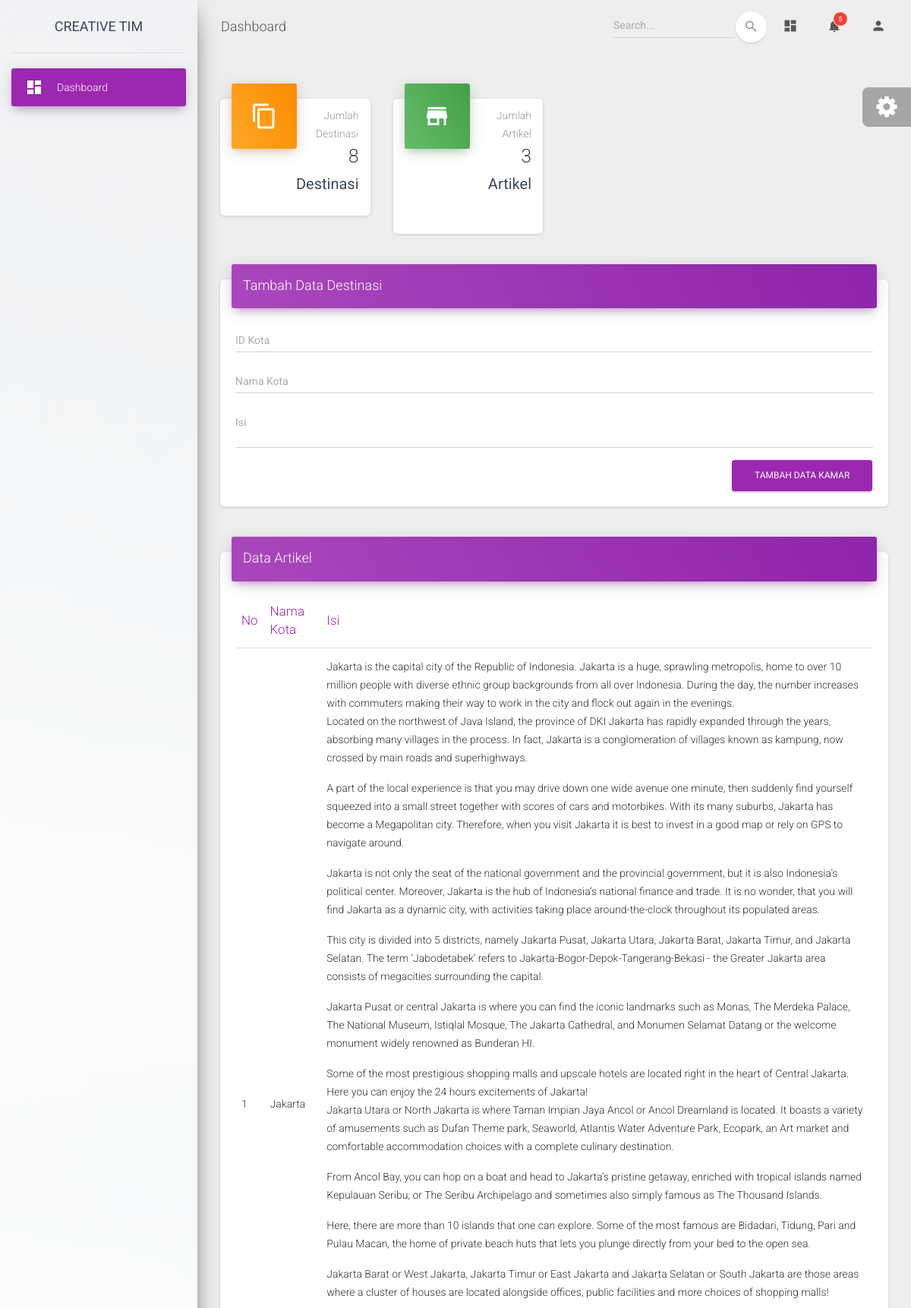
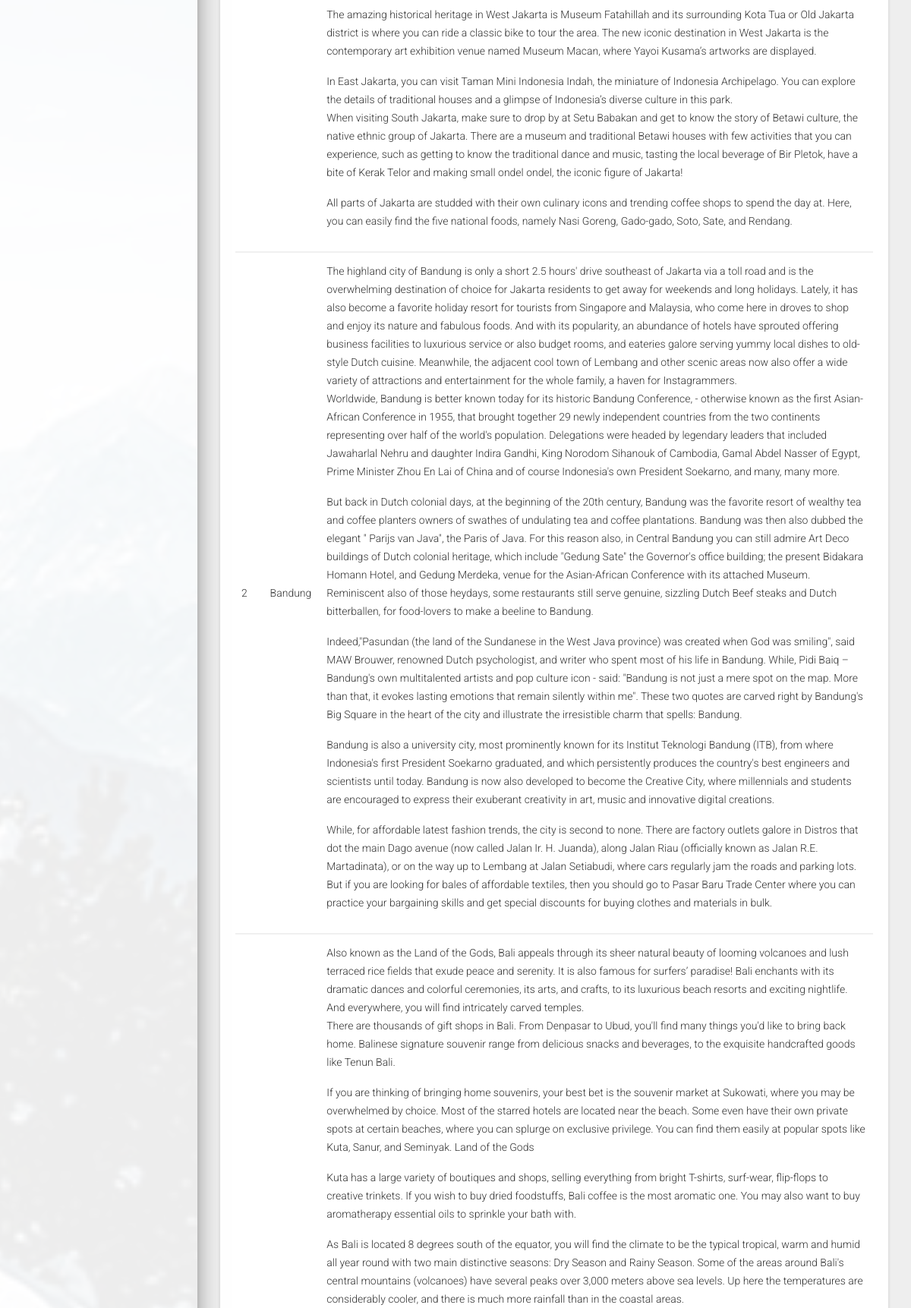
The page /admin/examples/tambahartikel.php (upper part) on the database its author committed (2 pictures, top to bottom).
### tables this page shows
CREATE TABLE `article` (
  `id` int(11) NOT NULL,
  `judul` varchar(100) NOT NULL,
  `isi` text NOT NULL
);

### admin/examples/tambahartikel.php (the view, shortened to what this page needs)
<!DOCTYPE html>
<html lang="en">
<head>
  <link rel="stylesheet" href="https://maxcdn.bootstrapcdn.com/font-awesome/latest/css/font-awesome.min.css">
  <link href="../assets/css/material-dashboard.css?v=2.1.2" rel="stylesheet" />
  <link href="../assets/demo/demo.css" rel="stylesheet" />
</head>
<body class="">
  <div class="wrapper ">
    <div class="sidebar" data-color="purple" data-background-color="white" data-image="../assets/img/sidebar-1.jpg">
      <div class="logo"><a href="http://www.creative-tim.com" class="simple-text logo-normal">
          Creative Tim
        </a></div>
      <div class="sidebar-wrapper">
        <ul class="nav">
          <li class="nav-item active  ">
            <a class="nav-link" href="./dashboard.php">
              <i class="material-icons">dashboard</i>
              <p>Dashboard</p>
            </a>
          </li>
        </ul>
      </div>
    </div>
    <div class="main-panel">
      <nav class="navbar navbar-expand-lg navbar-transparent navbar-absolute fixed-top ">
        <div class="container-fluid">
          <div class="navbar-wrapper">
            <a class="navbar-brand" href="javascript:;">Dashboard</a>
          </div>
          <div class="collapse navbar-collapse justify-content-end">
            <form class="navbar-form">
              <div class="input-group no-border">
                <input type="text" value="" class="form-control" placeholder="Search...">
                <button type="submit" class="btn btn-white btn-round btn-just-icon">
                  <i class="material-icons">search</i>
                  <div class="ripple-container"></div>
                </button>
              </div>
            </form>
            <ul class="navbar-nav">
              <li class="nav-item">
                <a class="nav-link" href="javascript:;">
                  <i class="material-icons">dashboard</i>
                </a>
              </li>
              <li class="nav-item dropdown">
                <a class="nav-link" href="http://example.com" id="navbarDropdownMenuLink" data-toggle="dropdown" aria-haspopup="true" aria-expanded="false">
                  <i class="material-icons">notifications</i>
                  <span class="notification">5</span>
                </a>
              </li>
              <li class="nav-item dropdown">
                <a class="nav-link" href="javascript:;" id="navbarDropdownProfile" data-toggle="dropdown" aria-haspopup="true" aria-expanded="false">
                  <i class="material-icons">person</i>
                </a>
              </li>
            </ul>
          </div>
        </div>
      </nav>
      <div class="content">
        <div class="container-fluid">
          <div class="row">
            <div class="col-lg-3 col-md-6 col-sm-6">
              <div class="card card-stats">
                <div class="card-header card-header-warning card-header-icon">
                  <div class="card-icon">
                    <i class="material-icons">content_copy</i>
                  </div>
                  <p class="card-category">Jumlah Destinasi</p>
                  <h3 class="card-title">
                      <?php
                      include '../../koneksi.php';
                      $query = mysqli_query($koneksi,"SELECT * from destination");
                      $num = mysqli_num_rows($query);
                      echo $num;
                      ?>
                    <small>Destinasi</small>
                  </h3>
                </div><br>
              </div>
            </div>
            <div class="col-lg-3 col-md-6 col-sm-6">
              <div class="card card-stats">
                <div class="card-header card-header-success card-header-icon">
                  <div class="card-icon">
                    <i class="material-icons">store</i>
                  </div>
                  <p class="card-category">Jumlah Artikel</p>
                  <h3 class="card-title">
                  <?php
                  $query1 = mysqli_query($koneksi,"SELECT * from article");
                  $num = mysqli_num_rows($query1);
                  echo $num;
                  ?>
                  <small>Artikel</small>
                  </h3>
                </div>
                  <br><br>
              </div>
            </div>
          </div><div class="row">
            <div class="col-md-12">
              <div class="card">
                <div class="card-header card-header-primary">
                  <h4 class="card-title">Tambah Data Destinasi</h4>
                </div>
                <div class="card-body">
                  <form action="prosesartikel.php" method="POST">
                    <div class="row">
                      <div class="col-md-12">
                        <div class="form-group">
                          <label class="bmd-label-floating">ID Kota</label>
                          <input type="text" class="form-control" name="id">
                        </div>
                      </div>
                        <div class="col-md-12">
                          <div class="form-group">
                            <label class="bmd-label-floating">Nama Kota</label>
                            <input type="text" class="form-control" name="judul">
                          </div>
                        </div>
                      <div class="col-md-12">
                        <div class="form-group">
                          <label class="bmd-label-floating">Isi</label>
                          <textarea class="form-control" name="isi"></textarea>
                        </div>
                      </div>
                    </div>
                    <button type="submit" class="btn btn-primary pull-right">Tambah Data Kamar</button>
                    <div class="clearfix"></div>
                  </form>
                </div>
              </div>
            </div>
              <div class="col-md-12">
                <div class="card">
                  <div class="card-header card-header-primary">
                    <h4 class="card-title ">Data Artikel</h4>
                  </div>
                  <div class="card-body">
                    <div class="table-responsive">
                      <table class="table">
                        <thead class=" text-primary">
                          <th>
                            No
                          </th>
                          <th>
                            Nama Kota
                          </th>
                          <th>
                            Isi
                          </th>
                        </thead>
                        <?php
                        $query = mysqli_query($koneksi,"SELECT * from article");
                        $no = 1;
                        while($row = mysqli_fetch_assoc($query)){
                        ?>
                        <tbody>
                          <tr>
                            <td>
                              <?php
                              echo $no;
                              ?>
                            </td>
                            <td>
                              <?php
                              echo $row['judul'];
                              ?>
                            </td>
                            <td>
                              <?php
                              echo $row['isi'];
                              ?>
                            </td>
                          </tr>
                          <?php
                          $no++;
                          }
                          ?>
                        </tbody>
                      </table>
                    </div>
                  </div>
                </div>
              </div>
          </div>
        </div>
      </div>
    </div>
  </div>
  <div class="fixed-plugin">
    <div class="dropdown show-dropdown">
      <a href="#" data-toggle="dropdown">
        <i class="fa fa-cog fa-2x"> </i>
      </a>
    </div>
  </div>
</body>
</html>

### rows shown on the page
article: judul "Jakarta", isi "Jakarta is the capital city of the Republic of Indonesia. Jakarta is a huge, sprawling metropolis, home to over 10 million people with diverse ethnic group backgrounds from all over Indonesia. During the day, the number increases with commuters making their way to work in the city and flock out again in the evenings. Located on the northwest of Java Island, the province of DKI Jakarta has rapidly expanded through the years, absorbing many villages in the process. In fact, Jakarta is a conglomeration of villages known as kampung, now crossed by main roads and superhighways. A part of the local experience is that you may drive down one wide avenue one minute, then suddenly find yourself…"
article: judul "Bandung", isi "The highland city of Bandung is only a short 2.5 hours' drive southeast of Jakarta via a toll road and is the overwhelming destination of choice for Jakarta residents to get away for weekends and long holidays. Lately, it has also become a favorite holiday resort for tourists from Singapore and Malaysia, who come here in droves to shop and enjoy its nature and fabulous foods. And with its popularity, an abundance of hotels have sprouted offering business facilities to luxurious service or also budget rooms, and eateries galore serving yummy local dishes to old-style Dutch cuisine. Meanwhile, the adjacent cool town of Lembang and other scenic areas now also offer a wide variety of…"
article: isi "Also known as the Land of the Gods, Bali appeals through its sheer natural beauty of looming volcanoes and lush terraced rice fields that exude peace and serenity. It is also famous for surfers’ paradise! Bali enchants with its dramatic dances and colorful ceremonies, its arts, and crafts, to its luxurious beach resorts and exciting nightlife. And everywhere, you will find intricately carved temples. There are thousands of gift shops in Bali. From Denpasar to Ubud, you'll find many things you'd like to bring back home. Balinese signature souvenir range from delicious snacks and beverages, to the exquisite handcrafted goods like Tenun Bali. If you are thinking of bringing home souvenirs,…"

### other values the page prints
$num "8"
$num "3"
